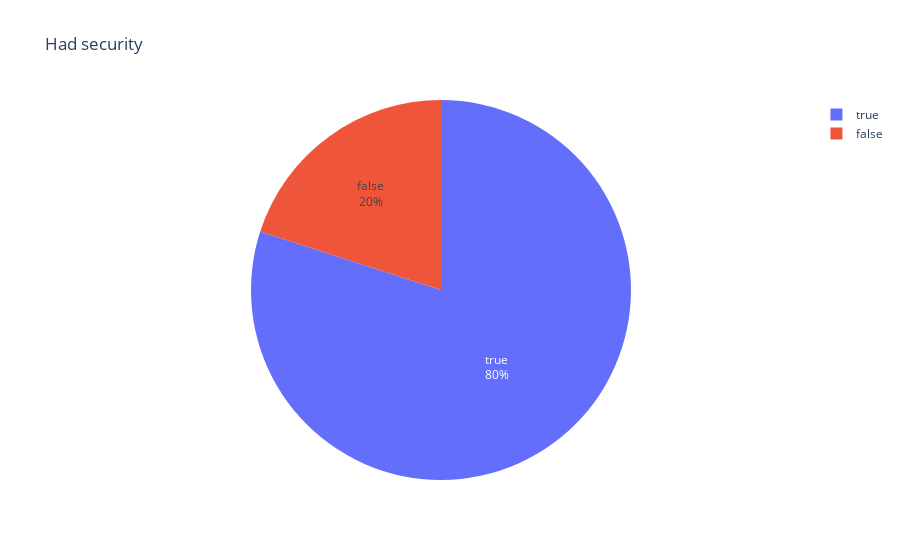

Notebook source saved alongside this figure:
### Markdown cell above
# Gravité de l'accident

### Code cell
pie(users, "has_secu", "Had security")

### Figure 1 — Plotly figure (JSON) as saved in the notebook; plotly's stock layout.template omitted (floating-point values rounded to 4 significant figures)
{"data": [{"domain": {"x": [0, 1], "y": [0, 1]}, "hovertemplate": "index=%{label}<br>value=%{value}<extra></extra>", "labels": [true, false], "legendgroup": "", "name": "", "showlegend": true, "textinfo": "percent+label", "textposition": "inside", "type": "pie", "values": [0.7997, 0.2003]}], "layout": {"legend": {"tracegroupgap": 0}, "title": {"text": "Had security"}}}
